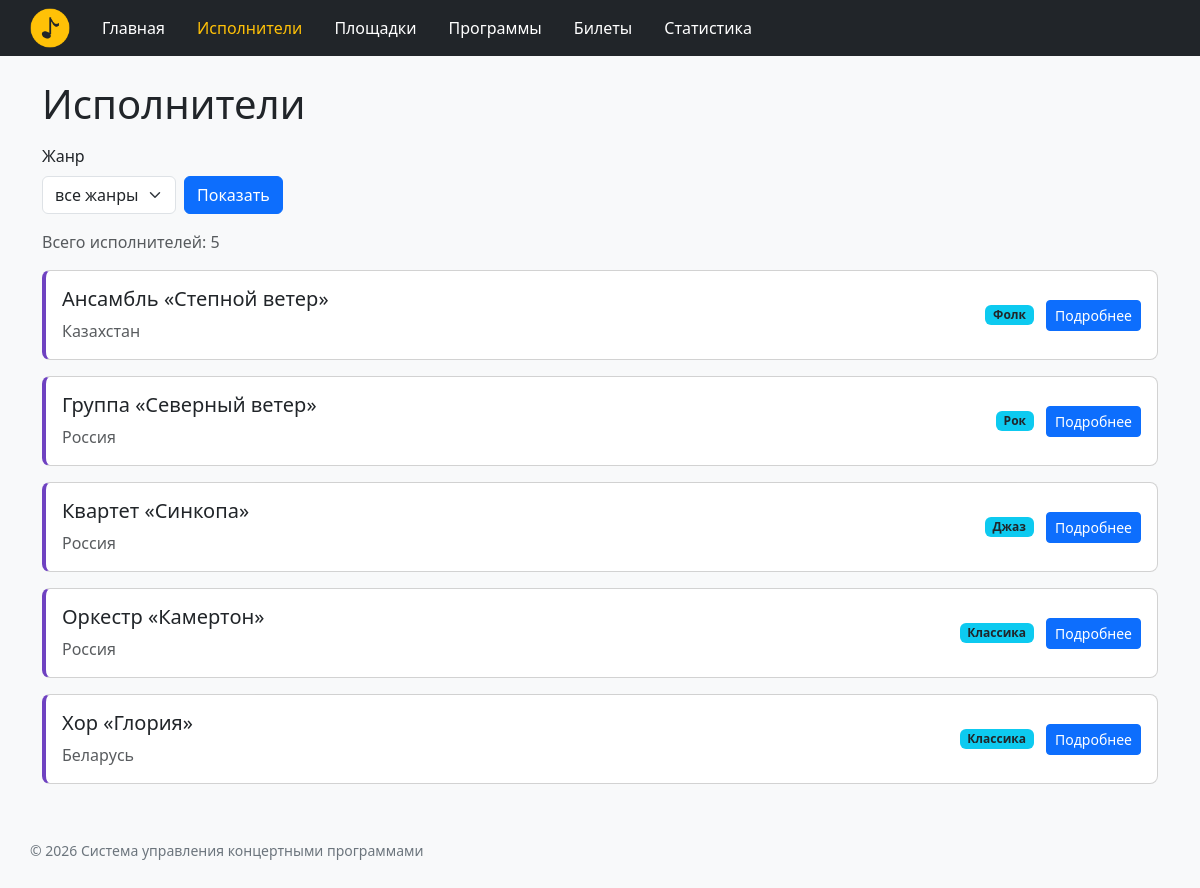
Screenshot of /artists/ with the database file from the repository.
### artists/views.py (the view)
# urls.py: path("", views.artists, name="list"),
def artists(request):
    genre = request.GET.get("genre", "").strip()
    if genre:
        artists_list = fetch_all(ARTISTS_BY_GENRE_SQL, [genre])
    else:
        artists_list = fetch_all(ARTIST_LIST_SQL)
    context = {
        "artists": artists_list,
        "genres": fetch_all(GENRE_LIST_SQL),
        "selected_genre": genre,
    }
    return render(request, "artists/artist_list.html", context)

### db/database.py (called while the page is built)
def get_connection():
    conn = sqlite3.connect(DB_PATH)
    conn.row_factory = sqlite3.Row
    conn.execute("PRAGMA foreign_keys = ON")
    return conn

def fetch_all(sql, params=()):
    conn = get_connection()
    try:
        return conn.execute(sql, params).fetchall()
    finally:
        conn.close()

### artists/templates/artists/artist_list.html (shortened to what this page needs)
{% extends "base.html" %}
{% block content %}
    <h1>Исполнители</h1>
    <form method="get" class="row g-2 align-items-end mb-3">
        <div class="col-auto">
            <label for="genre" class="form-label">Жанр</label>
            <select id="genre" name="genre" class="form-select">
                <option value="">все жанры</option>
            </select>
        </div>
        <div class="col-auto">
            <button type="submit" class="btn btn-primary">Показать</button>
        </div>
    </form>
    <p class="text-muted">
        Всего исполнителей: {{ artists|length }}
    </p>
    {% for artist in artists %}
        {% include "artists/includes/artist_card.html" %}
    {% empty %}
        <p class="empty-message">Список исполнителей пуст.</p>
    {% endfor %}
{% endblock %}

### artists/templates/artists/includes/artist_card.html
<article class="card entity-card mb-3">
    <div class="card-body d-flex justify-content-between align-items-center gap-2">
        <div>
            <h2 class="card-title h5">
                {{ artist.name|default:"Без имени" }}
            </h2>
            <p class="card-text text-muted mb-0">
                {{ artist.country|default:"страна не указана" }}
            </p>
        </div>
        <div class="text-end">
            <span class="badge bg-info genre-badge">
                {{ artist.genre|capfirst }}
            </span>
            <a
                href="{% url 'artists:detail' artist.id %}"
                class="btn btn-sm btn-primary ms-2"
            >
                Подробнее
            </a>
        </div>
    </div>
</article>

### homepage/static/homepage/css/style.css (style rules this page uses)
body { min-height: 100vh; background-color: #f8f9fa; }
h1 { margin-bottom: 1rem; }
.entity-card { border-left: 4px solid #6f42c1; border-radius: 8px; transition: box-shadow 0.2s; }
.genre-badge { color: #212529; }

### rows the page displays
artists: name "Ансамбль «Степной ветер»", country "Казахстан", genre "Фолк"
artists: name "Группа «Северный ветер»", country "Россия", genre "Рок"
artists: name "Квартет «Синкопа»", country "Россия", genre "Джаз"
artists: name "Оркестр «Камертон»", country "Россия", genre "Классика"
artists: name "Хор «Глория»", country "Беларусь", genre "Классика"

### other values shown
{{ artists|length }} "5"
